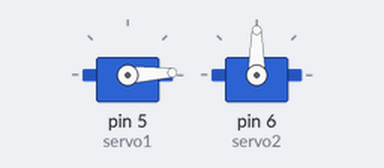
Bench run of a sketch on a simulated Arduino Uno, built with avr-gcc and run on an emulated ATmega328P. On the bench: 2 × servo.

Above: at 0.05 s.
At 3.0 s:
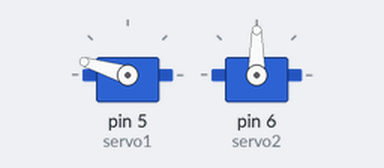
At 6.0 s:
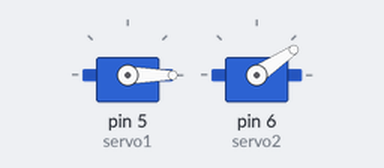
At 11.3 s:
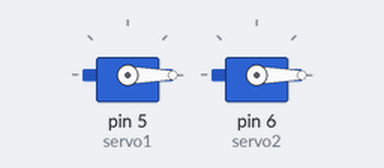
Timing chart, 0 to 14.7 s (numbered marks = the images above):
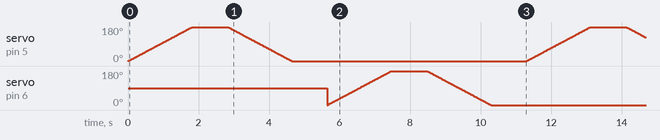

The sketch:

sketch_may24a.ino
```cpp
#include <Servo.h>

Servo servo1;
Servo servo2;

void setup() {
  servo1.attach(5); // Connect servo 1 to digital pin 5
  servo2.attach(6); // Connect servo 2 to digital pin 6
}

void loop() {
  // Move servo 1 from 0 to 180 degrees
  for (int angle = 0; angle <= 180; angle++) {
    servo1.write(angle);
    delay(10);
  }

  delay(1000); // Pause for 1 second

  // Move servo 1 back from 180 to 0 degrees
  for (int angle = 180; angle >= 0; angle--) {
    servo1.write(angle);
    delay(10);
  }

  delay(1000); // Pause for 1 second

  // Move servo 2 from 0 to 180 degrees
  for (int angle = 0; angle <= 180; angle++) {
    servo2.write(angle);
    delay(10);
  }

  delay(1000); // Pause for 1 second

  // Move servo 2 back from 180 to 0 degrees
  for (int angle = 180; angle >= 0; angle--) {
    servo2.write(angle);
    delay(10);
  }

  delay(1000); // Pause for 1 second
}
```
